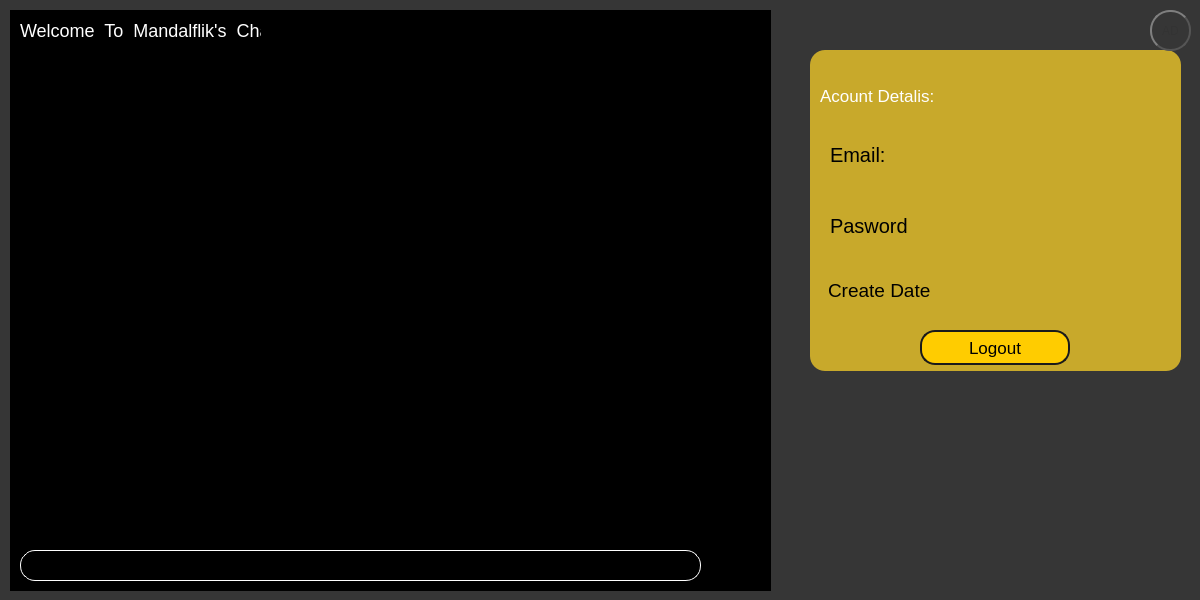
<?xml version="1.0" encoding="UTF-8"?>
<ui version="4.0">
 <class>mainpage</class>
 <widget class="QDialog" name="mainpage">
  <property name="geometry">
   <rect>
    <x>0</x>
    <y>0</y>
    <width>1200</width>
    <height>600</height>
   </rect>
  </property>
  <property name="windowTitle">
   <string>Main Page</string>
  </property>
  <property name="styleSheet">
   <string notr="true">background-color: rgb(54, 54, 54);
font: 8pt &quot;Calibri&quot;;</string>
  </property>
  <widget class="QPushButton" name="accountdetalisbutton">
   <property name="geometry">
    <rect>
     <x>1150</x>
     <y>10</y>
     <width>41</width>
     <height>41</height>
    </rect>
   </property>
   <property name="styleSheet">
    <string notr="true">color: #333;
border: 2px solid #555;
border-radius: 20px;
border-style: outset;
background: qradialgradient(
cx: 0.3, cy: -0.4, fx: 0.3, fy: -0.4,
radius: 1.35, stop: 0 rgb(255,204,0), stop: 1 rgb(255,204,0) );
padding: 5px;</string>
   </property>
   <property name="text">
    <string>AD</string>
   </property>
  </widget>
  <widget class="QWidget" name="widget" native="true">
   <property name="geometry">
    <rect>
     <x>10</x>
     <y>10</y>
     <width>761</width>
     <height>581</height>
    </rect>
   </property>
   <property name="styleSheet">
    <string notr="true">background-color: rgb(0, 0, 0);</string>
   </property>
   <widget class="QTextEdit" name="chattextedit">
    <property name="geometry">
     <rect>
      <x>-1</x>
      <y>29</y>
      <width>761</width>
      <height>481</height>
     </rect>
    </property>
    <property name="styleSheet">
     <string notr="true">background-color: rgb(0, 0, 0);
color: rgb(255, 255, 255);
border:none;
font-size:18px;</string>
    </property>
    <property name="acceptRichText">
     <bool>true</bool>
    </property>
    <property name="textInteractionFlags">
     <set>Qt::TextEditable</set>
    </property>
   </widget>
   <widget class="QLabel" name="label_5">
    <property name="geometry">
     <rect>
      <x>10</x>
      <y>10</y>
      <width>241</width>
      <height>21</height>
     </rect>
    </property>
    <property name="styleSheet">
     <string notr="true">color: rgb(255, 255, 255);
font-size:18px;</string>
    </property>
    <property name="text">
     <string>Welcome  To  Mandalflik's  Chat</string>
    </property>
   </widget>
   <widget class="QLineEdit" name="textsend">
    <property name="geometry">
     <rect>
      <x>10</x>
      <y>540</y>
      <width>681</width>
      <height>31</height>
     </rect>
    </property>
    <property name="styleSheet">
     <string notr="true">background-color: rgb(0, 0, 0);
font-size:15px;
color:rgb(255,255,255);
border:1px solid rgb(255,255,255);
border-radius:15px;
padding:5px;
</string>
    </property>
   </widget>
  </widget>
  <widget class="QWidget" name="detalisframe" native="true">
   <property name="geometry">
    <rect>
     <x>810</x>
     <y>50</y>
     <width>371</width>
     <height>321</height>
    </rect>
   </property>
   <property name="styleSheet">
    <string notr="true">
border-radius:15px;
font-size:17px;
background-color:rgb(200, 169, 43);
</string>
   </property>
   <widget class="QLabel" name="label_4">
    <property name="geometry">
     <rect>
      <x>18</x>
      <y>230</y>
      <width>121</width>
      <height>21</height>
     </rect>
    </property>
    <property name="styleSheet">
     <string notr="true">font-size:19px;
color: rgb(0, 0, 0);</string>
    </property>
    <property name="text">
     <string>Create Date</string>
    </property>
   </widget>
   <widget class="QLabel" name="label_3">
    <property name="geometry">
     <rect>
      <x>20</x>
      <y>160</y>
      <width>91</width>
      <height>31</height>
     </rect>
    </property>
    <property name="styleSheet">
     <string notr="true">font-size:20px;
color: rgb(0, 0, 0);</string>
    </property>
    <property name="text">
     <string>Pasword</string>
    </property>
   </widget>
   <widget class="QLabel" name="label_2">
    <property name="geometry">
     <rect>
      <x>20</x>
      <y>89</y>
      <width>71</width>
      <height>31</height>
     </rect>
    </property>
    <property name="styleSheet">
     <string notr="true">font-size:20px;
color: rgb(0, 0, 0);</string>
    </property>
    <property name="text">
     <string>Email:</string>
    </property>
   </widget>
   <widget class="QPushButton" name="logoutbutton">
    <property name="geometry">
     <rect>
      <x>110</x>
      <y>280</y>
      <width>150</width>
      <height>35</height>
     </rect>
    </property>
    <property name="styleSheet">
     <string notr="true">padding:5px;
border:2px solid rgb(26, 26, 26);
border-radius:15px;
font-size:17px;
background-color: rgb(255, 204, 0);
</string>
    </property>
    <property name="text">
     <string>Logout</string>
    </property>
   </widget>
   <widget class="QLabel" name="email">
    <property name="geometry">
     <rect>
      <x>140</x>
      <y>100</y>
      <width>171</width>
      <height>16</height>
     </rect>
    </property>
    <property name="styleSheet">
     <string notr="true">color: rgb(0, 0, 0);
font-size:19px;
</string>
    </property>
    <property name="text">
     <string/>
    </property>
   </widget>
   <widget class="QLabel" name="createdate">
    <property name="geometry">
     <rect>
      <x>140</x>
      <y>230</y>
      <width>181</width>
      <height>20</height>
     </rect>
    </property>
    <property name="styleSheet">
     <string notr="true">color: rgb(0, 0, 0);
font-size:19px;
</string>
    </property>
    <property name="text">
     <string/>
    </property>
   </widget>
   <widget class="QLabel" name="password">
    <property name="geometry">
     <rect>
      <x>140</x>
      <y>170</y>
      <width>171</width>
      <height>16</height>
     </rect>
    </property>
    <property name="styleSheet">
     <string notr="true">color: rgb(0, 0, 0);
font-size:19px;
</string>
    </property>
    <property name="text">
     <string/>
    </property>
   </widget>
   <widget class="QLabel" name="label">
    <property name="geometry">
     <rect>
      <x>10</x>
      <y>30</y>
      <width>121</width>
      <height>31</height>
     </rect>
    </property>
    <property name="styleSheet">
     <string notr="true">color: rgb(255, 255, 255);
font-size:17px;</string>
    </property>
    <property name="text">
     <string>Acount Detalis: </string>
    </property>
   </widget>
   <widget class="QLabel" name="username">
    <property name="geometry">
     <rect>
      <x>150</x>
      <y>30</y>
      <width>161</width>
      <height>31</height>
     </rect>
    </property>
    <property name="styleSheet">
     <string notr="true">color: rgb(255, 255, 255);
font-size:18px;</string>
    </property>
    <property name="text">
     <string/>
    </property>
   </widget>
  </widget>
  <zorder>detalisframe</zorder>
  <zorder>accountdetalisbutton</zorder>
  <zorder>widget</zorder>
 </widget>
 <resources/>
 <connections/>
</ui>
